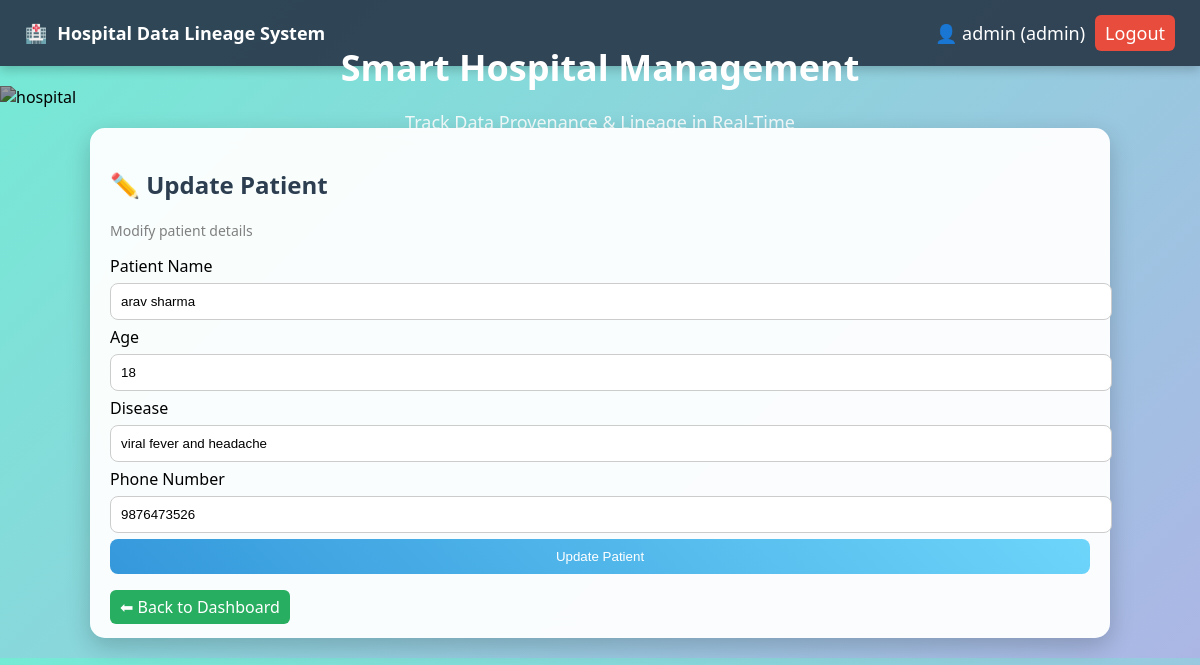
The app's page /update/1 (signed in) with its own data.
### tables this page shows
CREATE TABLE patients (
        id INTEGER PRIMARY KEY AUTOINCREMENT,
        name TEXT,
        age INTEGER,
        disease TEXT
    , phone_number TEXT);

### app.py (the view, shortened to what this page needs)
@app.route('/update/<int:id>', methods=['GET','POST'])
@role_required(['admin','doctor'])
def update(id):
    conn = get_db()
    cur = conn.cursor()
    cur.execute("SELECT * FROM patients WHERE id=?", (id,))
    patient = cur.fetchone()
    return render_template('update.html', p=patient)

### app.py (called while the page is built)
def role_required(allowed_roles):
    def decorator(f):
        @wraps(f)
        def wrapper(*args, **kwargs):
            if 'user' not in session:
                return redirect('/')
            if session.get('role') not in allowed_roles:
                flash("⛔ Access Denied: You are not authorized")
                return redirect('/dashboard')
            return f(*args, **kwargs)
        return wrapper
    return decorator

### database.py (called while the page is built)
def get_db():
    conn = sqlite3.connect(DATABASE)
    conn.row_factory = sqlite3.Row
    conn.execute("PRAGMA foreign_keys = ON")
    return conn

### templates/update.html
{% extends 'base.html' %}
{% block content %}
<div class="form-container">
    <div class="card">
        <h2>✏️ Update Patient</h2>
        <p class="subtitle">Modify patient details</p>
        <form method="POST">
            <div class="input-group">
                <label>Patient Name</label>
                <input name="name" value="{{p.name}}" required>
            </div>
            <div class="input-group">
                <label>Age</label>
                <input name="age" value="{{p.age}}" required>
            </div>
            <div class="input-group">
                <label>Disease</label>
                <input name="disease" value="{{p.disease}}" required>
            </div>
            <div class="input-group">
                <label>Phone Number</label>
                <input name="phone_number" value="{{p.phone_number}}" required>
            </div>
            <button class="btn-primary">Update Patient</button>
        </form>
        <br>
        <a href="/dashboard" class="btn">⬅ Back to Dashboard</a>
    </div>
</div>
{% endblock %}

### static/style.css (style rules this page uses)
body { margin: 0; font-family: 'Segoe UI', sans-serif; background: linear-gradient(135deg, #74ebd5, #ACB6E5); }
.card { background: rgba(255, 255, 255, 0.95); padding: 20px; margin-bottom: 20px; border-radius: 15px; backdrop-filter: blur(10px); box-shadow: 0 8px 25px rgba(0,0,0,0.2); transition: 0.3s; }
h2, h3 { color: #2c3e50; }
input, select { width: 100%; padding: 10px; margin: 6px 0; border-radius: 8px; border: 1px solid #ccc; transition: 0.3s; }
button, .btn-primary { background: linear-gradient(45deg, #3498db, #6dd5fa); color: white; padding: 10px; border: none; border-radius: 8px; cursor: pointer; width: 100%; transition: 0.3s; }
.btn { background: #27ae60; color: white; padding: 6px 10px; border-radius: 6px; text-decoration: none; transition: 0.3s; }
.subtitle { color: gray; font-size: 14px; margin-bottom: 15px; }

### records on screen
patients: name "arav sharma", age "18", disease "viral fever and headache", phone_number "9876473526"

### other values on screen
{{ session.user }} "admin"
{{ session.role }} "admin"
